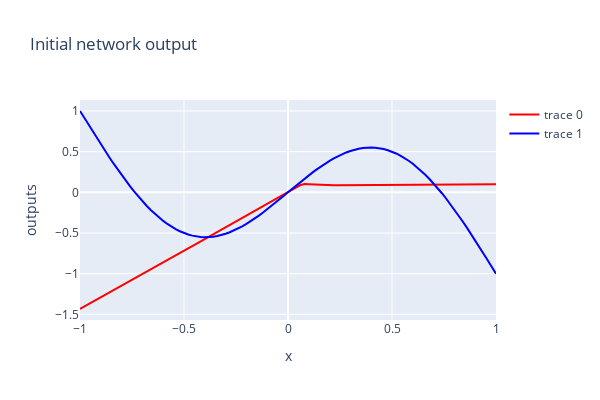
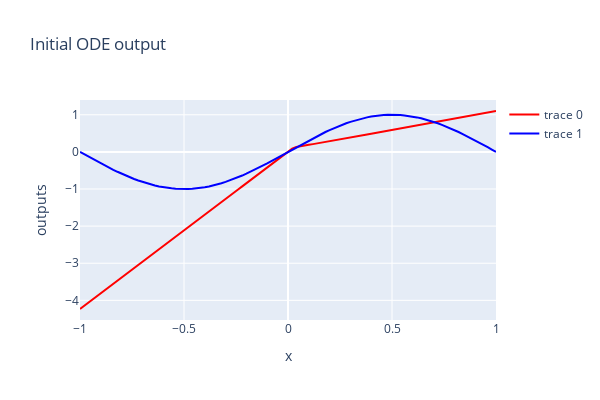
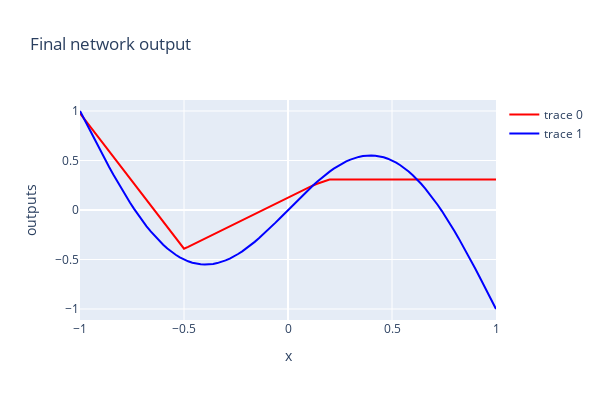
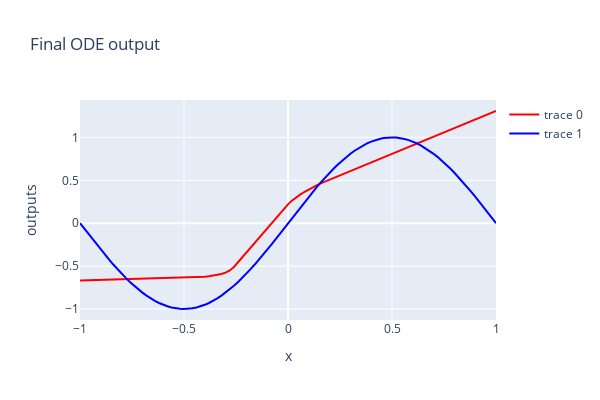

Write notebook code for charts like these, in order.
### Code cell
# Specify GPU if available, CPU otherwise
device = torch.device('cuda:0' if torch.cuda.is_available() else 'cpu')

# Create neural network derivative function and pass to GPU
func = ODEFunc(n_hidden).to(device)

# Train Neural ODE
train_node(func, x, y, device, lr=5e-2, niters=50, batch_size=101, test_freq=5, adjoint=False)
